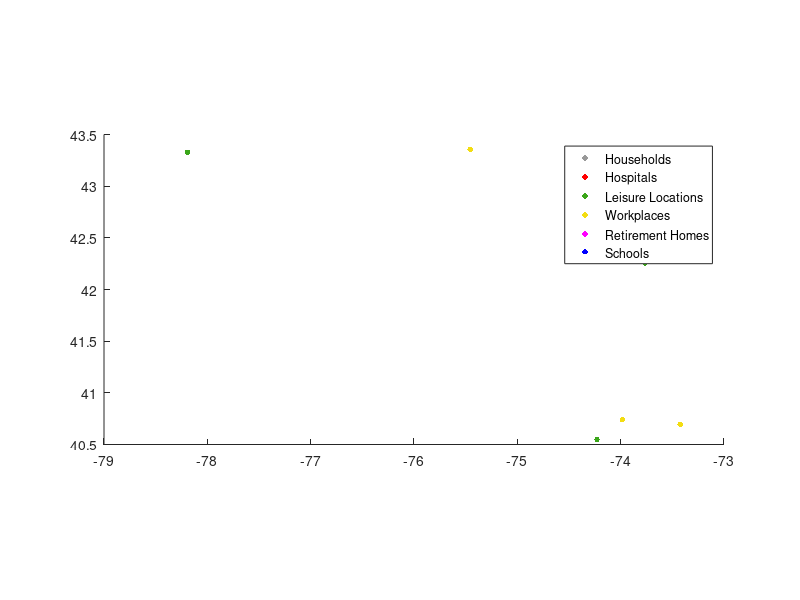

MATLAB code to generate this figure:
data = load('Colonie_households.txt');
scatter(data(:,3), data(:,2), 16, [0.6, 0.6, 0.6], 'filled')
daspect([1 1 1])
hold on

data = load('Colonie_hospitals.txt');
scatter(data(:,3), data(:,2), 16, [1.0, 0, 0], 'filled')
daspect([1 1 1])
hold on

load('Colonieleisure');
scatter(data(:,3), data(:,2), 16, [59/255, 166/255, 26/255], 'filled')
daspect([1 1 1])
hold on

load('Colonieworkplaces');
scatter(data(:,3), data(:,2), 16, [243/255, 221/255, 18/255], 'filled')
daspect([1 1 1])

data = load('Colonie_retirement_homes.txt');
scatter(data(:,3), data(:,2), 16, 'm', 'filled')
daspect([1 1 1])

load('Colonieschools');
scatter(data(:,3), data(:,2), 16, [0, 0, 1], 'filled')
daspect([1 1 1])
legend('Households', 'Hospitals', 'Leisure Locations', 'Workplaces','Retirement Homes', 'Schools')